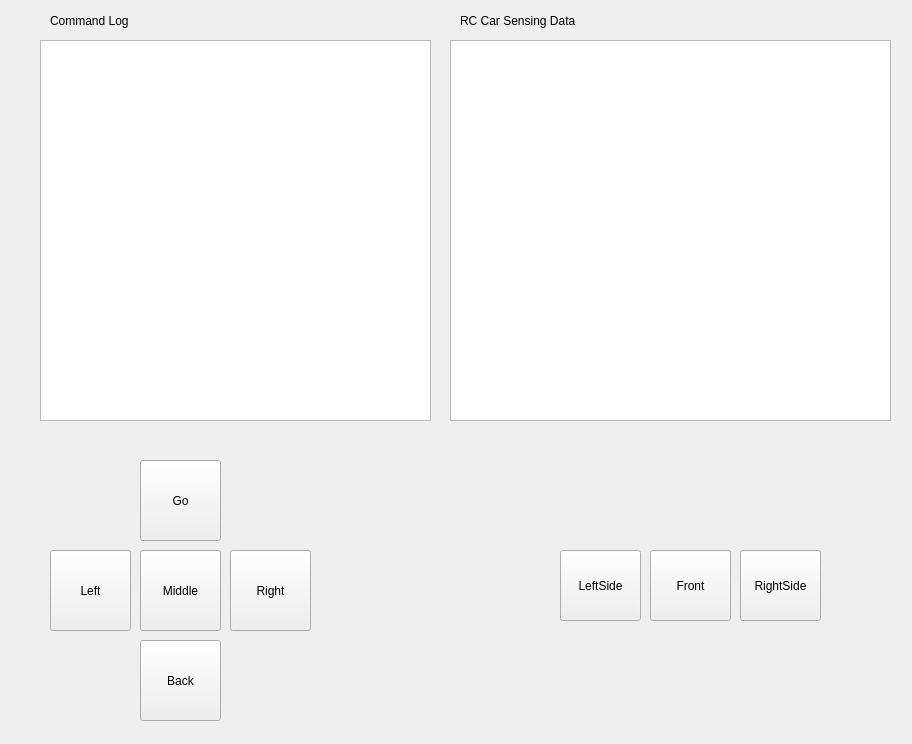
<?xml version="1.0" encoding="UTF-8"?>
<ui version="4.0">
 <class>MainWindow</class>
 <widget class="QMainWindow" name="MainWindow">
  <property name="geometry">
   <rect>
    <x>0</x>
    <y>0</y>
    <width>912</width>
    <height>744</height>
   </rect>
  </property>
  <property name="windowTitle">
   <string>MainWindow</string>
  </property>
  <widget class="QWidget" name="centralwidget">
   <widget class="QPlainTextEdit" name="text">
    <property name="geometry">
     <rect>
      <x>40</x>
      <y>40</y>
      <width>391</width>
      <height>381</height>
     </rect>
    </property>
    <property name="readOnly">
     <bool>true</bool>
    </property>
   </widget>
   <widget class="QPushButton" name="btn_go">
    <property name="geometry">
     <rect>
      <x>140</x>
      <y>460</y>
      <width>81</width>
      <height>81</height>
     </rect>
    </property>
    <property name="text">
     <string>Go</string>
    </property>
   </widget>
   <widget class="QPushButton" name="btn_left">
    <property name="geometry">
     <rect>
      <x>50</x>
      <y>550</y>
      <width>81</width>
      <height>81</height>
     </rect>
    </property>
    <property name="text">
     <string>Left</string>
    </property>
   </widget>
   <widget class="QPushButton" name="btn_mid">
    <property name="geometry">
     <rect>
      <x>140</x>
      <y>550</y>
      <width>81</width>
      <height>81</height>
     </rect>
    </property>
    <property name="text">
     <string>Middle</string>
    </property>
   </widget>
   <widget class="QPushButton" name="btn_right">
    <property name="geometry">
     <rect>
      <x>230</x>
      <y>550</y>
      <width>81</width>
      <height>81</height>
     </rect>
    </property>
    <property name="text">
     <string>Right</string>
    </property>
   </widget>
   <widget class="QPushButton" name="pushButton_5">
    <property name="geometry">
     <rect>
      <x>140</x>
      <y>640</y>
      <width>81</width>
      <height>81</height>
     </rect>
    </property>
    <property name="text">
     <string>Back</string>
    </property>
   </widget>
   <widget class="QPlainTextEdit" name="text2">
    <property name="geometry">
     <rect>
      <x>450</x>
      <y>40</y>
      <width>441</width>
      <height>381</height>
     </rect>
    </property>
    <property name="readOnly">
     <bool>true</bool>
    </property>
   </widget>
   <widget class="QLabel" name="label">
    <property name="geometry">
     <rect>
      <x>50</x>
      <y>10</y>
      <width>191</width>
      <height>22</height>
     </rect>
    </property>
    <property name="text">
     <string>Command Log</string>
    </property>
   </widget>
   <widget class="QLabel" name="label_2">
    <property name="geometry">
     <rect>
      <x>460</x>
      <y>10</y>
      <width>191</width>
      <height>22</height>
     </rect>
    </property>
    <property name="text">
     <string>RC Car Sensing Data</string>
    </property>
   </widget>
   <widget class="QPushButton" name="btn_go_2">
    <property name="geometry">
     <rect>
      <x>560</x>
      <y>550</y>
      <width>81</width>
      <height>71</height>
     </rect>
    </property>
    <property name="text">
     <string>LeftSide</string>
    </property>
    <property name="flat">
     <bool>false</bool>
    </property>
   </widget>
   <widget class="QPushButton" name="btn_go_3">
    <property name="geometry">
     <rect>
      <x>650</x>
      <y>550</y>
      <width>81</width>
      <height>71</height>
     </rect>
    </property>
    <property name="text">
     <string>Front</string>
    </property>
    <property name="flat">
     <bool>false</bool>
    </property>
   </widget>
   <widget class="QPushButton" name="btn_go_4">
    <property name="geometry">
     <rect>
      <x>740</x>
      <y>550</y>
      <width>81</width>
      <height>71</height>
     </rect>
    </property>
    <property name="text">
     <string>RightSide</string>
    </property>
    <property name="flat">
     <bool>false</bool>
    </property>
   </widget>
  </widget>
 </widget>
 <resources/>
 <connections>
  <connection>
   <sender>btn_right</sender>
   <signal>clicked()</signal>
   <receiver>MainWindow</receiver>
   <slot>clickedRight()</slot>
   <hints>
    <hint type="sourcelabel">
     <x>328</x>
     <y>563</y>
    </hint>
    <hint type="destinationlabel">
     <x>388</x>
     <y>596</y>
    </hint>
   </hints>
  </connection>
  <connection>
   <sender>btn_mid</sender>
   <signal>clicked()</signal>
   <receiver>MainWindow</receiver>
   <slot>clickedMid()</slot>
   <hints>
    <hint type="sourcelabel">
     <x>228</x>
     <y>594</y>
    </hint>
    <hint type="destinationlabel">
     <x>289</x>
     <y>644</y>
    </hint>
   </hints>
  </connection>
  <connection>
   <sender>pushButton_5</sender>
   <signal>clicked()</signal>
   <receiver>MainWindow</receiver>
   <slot>clickedBack()</slot>
   <hints>
    <hint type="sourcelabel">
     <x>238</x>
     <y>694</y>
    </hint>
    <hint type="destinationlabel">
     <x>274</x>
     <y>707</y>
    </hint>
   </hints>
  </connection>
  <connection>
   <sender>btn_left</sender>
   <signal>clicked()</signal>
   <receiver>MainWindow</receiver>
   <slot>clickedLeft()</slot>
   <hints>
    <hint type="sourcelabel">
     <x>110</x>
     <y>563</y>
    </hint>
    <hint type="destinationlabel">
     <x>51</x>
     <y>609</y>
    </hint>
   </hints>
  </connection>
  <connection>
   <sender>btn_go</sender>
   <signal>clicked()</signal>
   <receiver>MainWindow</receiver>
   <slot>clickedGo()</slot>
   <hints>
    <hint type="sourcelabel">
     <x>236</x>
     <y>480</y>
    </hint>
    <hint type="destinationlabel">
     <x>289</x>
     <y>469</y>
    </hint>
   </hints>
  </connection>
  <connection>
   <sender>btn_go_2</sender>
   <signal>pressed()</signal>
   <receiver>MainWindow</receiver>
   <slot>leftPress()</slot>
   <hints>
    <hint type="sourcelabel">
     <x>609</x>
     <y>603</y>
    </hint>
    <hint type="destinationlabel">
     <x>613</x>
     <y>656</y>
    </hint>
   </hints>
  </connection>
  <connection>
   <sender>btn_go_2</sender>
   <signal>released()</signal>
   <receiver>MainWindow</receiver>
   <slot>leftRelease()</slot>
   <hints>
    <hint type="sourcelabel">
     <x>566</x>
     <y>604</y>
    </hint>
    <hint type="destinationlabel">
     <x>549</x>
     <y>662</y>
    </hint>
   </hints>
  </connection>
  <connection>
   <sender>btn_go_3</sender>
   <signal>pressed()</signal>
   <receiver>MainWindow</receiver>
   <slot>frontPress()</slot>
   <hints>
    <hint type="sourcelabel">
     <x>712</x>
     <y>580</y>
    </hint>
    <hint type="destinationlabel">
     <x>730</x>
     <y>510</y>
    </hint>
   </hints>
  </connection>
  <connection>
   <sender>btn_go_3</sender>
   <signal>released()</signal>
   <receiver>MainWindow</receiver>
   <slot>frontRelease()</slot>
   <hints>
    <hint type="sourcelabel">
     <x>685</x>
     <y>617</y>
    </hint>
    <hint type="destinationlabel">
     <x>731</x>
     <y>685</y>
    </hint>
   </hints>
  </connection>
  <connection>
   <sender>btn_go_4</sender>
   <signal>pressed()</signal>
   <receiver>MainWindow</receiver>
   <slot>rightPress()</slot>
   <hints>
    <hint type="sourcelabel">
     <x>800</x>
     <y>569</y>
    </hint>
    <hint type="destinationlabel">
     <x>852</x>
     <y>544</y>
    </hint>
   </hints>
  </connection>
  <connection>
   <sender>btn_go_4</sender>
   <signal>released()</signal>
   <receiver>MainWindow</receiver>
   <slot>rightRelease()</slot>
   <hints>
    <hint type="sourcelabel">
     <x>781</x>
     <y>596</y>
    </hint>
    <hint type="destinationlabel">
     <x>849</x>
     <y>643</y>
    </hint>
   </hints>
  </connection>
 </connections>
 <slots>
  <slot>clickedGo()</slot>
  <slot>clickedLeft()</slot>
  <slot>clickedRight()</slot>
  <slot>clickedBack()</slot>
  <slot>clickedMid()</slot>
  <slot>frontPress()</slot>
  <slot>frontRelease()</slot>
  <slot>leftPress()</slot>
  <slot>leftRelease()</slot>
  <slot>rightPress()</slot>
  <slot>rightRelease()</slot>
 </slots>
</ui>
